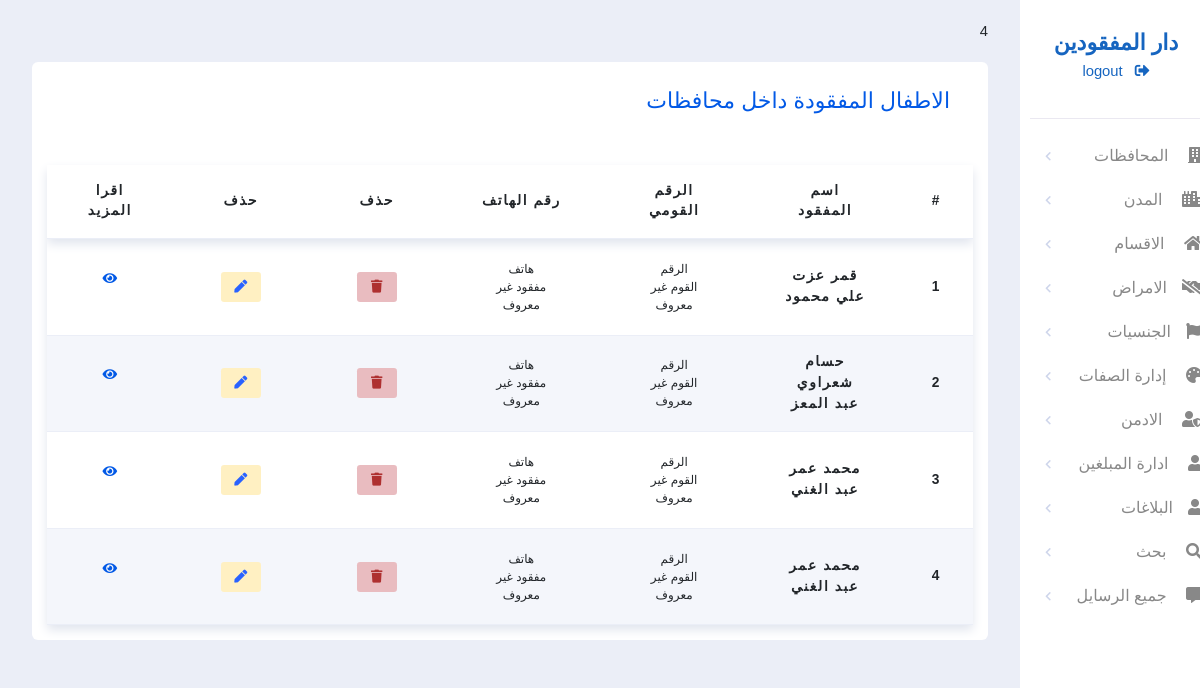
/admin/governorate_missing.php?id=119 (signed in), run on the app's committed database.
### tables this page shows
CREATE TABLE `missing` (
  `id` int(225) NOT NULL,
  `SSN` int(225) DEFAULT NULL,
  `age` int(11) DEFAULT NULL,
  `phone` int(50) NOT NULL,
  `First_Name` varchar(255) NOT NULL,
  `Mid_Name` varchar(255) NOT NULL,
  `Last_Name` varchar(255) NOT NULL,
  `relationWithMisssing` int(255) NOT NULL,
  `gender` int(50) NOT NULL,
  `nationality_code` int(11) NOT NULL,
  `missing_date` date NOT NULL,
  `governorate_code` int(50) NOT NULL,
  `city_code` int(50) NOT NULL,
  `department_code` int(50) NOT NULL,
  `notes` text NOT NULL,
  `hair_color` int(11) NOT NULL,
  `skin_color` int(50) NOT NULL,
  `eye_color` int(50) NOT NULL,
  `disease_code` int(50) NOT NULL,
  `height` int(255) NOT NULL,
  `weight` int(255) NOT NULL,
  `created_at` timestamp NOT NULL DEFAULT current_timestamp() ON UPDATE current_timestamp(),
  `image` varchar(225) NOT NULL,
  `added_by_admin` int(50) DEFAULT NULL,
  `missingType` int(4) NOT NULL,
  `added_by_citizines` int(225) DEFAULT NULL
);

### admin/governorate_missing.php (the view, shortened to what this page needs)
<?php
include('auth.php');
?>
<!DOCTYPE html>
<html lang="en">
<head>
    <link rel="stylesheet" href="assets/css/all.min.css">
    <link rel="stylesheet" href="assets/css/owl.carousel.min.css">
    <link rel="stylesheet" href="assets/css/bootstrap.min.css">
    <link rel="stylesheet" href="assets/css/dashboard.css">
    <link rel="stylesheet" href="assets/css/main.css">
    <link rel="stylesheet" href="assets/css/template.css">
    <link rel="stylesheet" href="assets/css/missing.css">
    <link rel="stylesheet" href="assets/css/table.css">
</head>
<body>
    <div class="view">
        <div class="row">
            <div class="col-lg-2">
            <?php
                if ($_SESSION['admin_dapartment_status']==1) {
                    include('template/side_bar_police.php');
                }
                elseif($_SESSION['admin_dapartment_status']==2)
                {
                    include('template/side_bar_hospital.php');
                }
                else{
                    include('template/side_bar_shelter.php');
                }
                            ?>
            </div>
            <div class="col-lg-10">
                <div class="side-right">
                    <?php
                    if (isset($_GET["id"])) {
                        $governorate_code_id =  $_GET['id'];
                        $sel = $con->prepare("SELECT * FROM missing WHERE governorate_code=:governorate_code");
                        $sel->bindparam('governorate_code', $governorate_code_id);
                        $sel->execute();
                        $fets = $sel->fetchAll();
                    }
                    ?>
                    <div class="content-template">
                        <div class="upper-template">
                            <div class="template-title">
                                <h2 class="h1"> الاطفال المفقودة داخل محافظات </h2>
                            </div>
                        </div>
                        <br>
                        <div class="table-template">
                            <table>
                                <thead>
                                    <tr>
                                        <th scope="col">#</th>
                                        <th scope="col"> اسم المفقود </th>
                                        <th scope="col">الرقم القومي</th>
                                        <th scope="col">رقم الهاتف</th>
                                        <th scope="col"> حذف</th>
                                        <th scope="col">حذف</th>
                                        <th scope="col">اقرا المزيد</th>
                                    </tr>
                                </thead>
                                <tbody>
                                    <?php
                                    $i = 0;
                                    foreach ($fets as $fet) {
                                        $i++;
                                    ?>
                                        <tr>
                                            <th scope="row"> <?php echo $i ?> </th>
                                            <th>                                              <?php
                                                if (empty($fet["First_Name"] && $fet["Mid_Name"] && $fet["Last_Name"] )) {
                                    echo 'اسم المفقود غير معروق';
                                                }
                                                else
                                                {
                                                    echo $fet["First_Name"] .' '. $fet["Mid_Name"] .' '. $fet["Last_Name"];
                                                }
?> </th>
                                            <td> <?php                                                if ($fet["SSN"]  == 0) {
                                                    echo 'الرقم القوم  غير معروف';
                                                }
                                                else
                                                {
                                                    echo $fet["SSN"] ;
                                                }
                                                ?>  </td>
                                            <td> <?php if ($fet["phone"] == 0) {
                                               echo 'هاتف مفقود غير معروف';
                                            }
                                            else
                                            {
                                                echo $fet["phone"];
                                            } ?> </td>
                                            <td>
                                                <p class="status status-unpaid">
                                                    <i class="fas fa-trash" onclick="delete_missing(<?php echo $fet['id'] ?>)"></i>
                                                </p>
                                            </td>
                                            <td>
                                                <p class="status status-pending">
                                                    <a href="EditMissing.php?id=<?php echo $fet['id'] ?>"> <i class="fas fa-pen"></i> </a>
                                                </p>
                                            </td>
                                            <td>
                                                <p>
                                                    <a href="missingdetailes.php?comment_code=<?php echo $fet['id'] ?>"> <i class="fas fa-eye blue"></i> </a>
                                                </p>
                                            </td>
                                        </tr>
                                    <?php
                                    }
                                    ?>
                                </tbody>
                            </table>
                        </div>
                    </div>
                </div>
            </div>
        </div>
</body>
</html>

### admin/assets/css/dashboard.css (style rules this page uses)
:root { --col-main :#1665C0; --col-main-dark :#43a5f5; --col-black : #222; --col-black-l : #666; --col-border: #E5E5E5; --col-gray-d : #9E9E9E; --col-border-d: #707070; --col-bg : #F7F7FA; --col-body-color:rgb(235, 238, 247); }
* { margin: 0; padding: 0; box-sizing: border-box; }
body { font-family: 'Inter', sans-serif; background-color: var(--col-body-color); font-size: .925rem; direction: rtl; }

### admin/assets/css/main.css (style rules this page uses)
:root { --main-color:#0259e6; --second-color:#4c5258; }
* { box-sizing: border-box; }
body { font-family: 'Lato', sans-serif; font-family: 'Roboto', sans-serif; direction: rtl; }

### admin/assets/css/template.css (style rules this page uses)
body { overflow-x: hidden; direction: rtl; font-family: 'Tajawal', sans-serif }
:root { --col-main :#1665C0; --col-main-dark :#43a5f5; --col-black : #222; --col-black-l : #666; --col-border: #E5E5E5; --col-gray-d : #9E9E9E; --col-border-d: #707070; --col-bg : #F7F7FA; --col-body-color:rgb(235, 238, 247); }
.view .side-right { background-color: var(--col-body-color); padding: 20px; }
.view .content-template { background: white; padding: 15px; border-radius: 6px; margin-top: 20px; }
.view .content-template .upper-template { display: flex; padding-right: 23px; margin-bottom: 20px; padding-top: 11px; justify-content: space-between; }
.view .content-template .upper-template .template-title { flex: 1; }
.view .content-template .upper-template .template-title h2 { color: var(--main-color); font-size: 22px; }
.view .content-template .table-template .blue { color: var(--main-color); }
.view .content-template .table-template td i { font-size: 13px; margin-right: 5px; margin-left: 5px; }
a { text-decoration: none; }
tr { border-bottom: 1px solid var(--col-body-color) !important; }

### admin/assets/css/missing.css (style rules this page uses)
:root { --col-main :#1665C0; --col-main-dark :#43a5f5; --col-black : #222; --col-black-l : #666; --col-border: #E5E5E5; --col-gray-d : #9E9E9E; --col-border-d: #707070; --col-bg : #F7F7FA; --col-active:rgb(0, 224, 0); --col-not-active:rgb(252, 67, 21); }

### admin/assets/css/table.css (style rules this page uses)
table { border-collapse: collapse; box-shadow: 0 5px 10px #e1e5ee; background-color: white; text-align: center; overflow: hidden; width: 100%; }
table thead { box-shadow: 0 5px 10px #e1e5ee; }
table th { padding: 1rem 2rem; letter-spacing: 0.10rem; font-size: .86rem; font-weight: 900; }
table td { padding: 1.3rem 3rem; border-bottom: 1px dashed rgb(138, 135, 135); font-size: 12px; }
table a { text-decoration: none; color: #2962ff; }
table .status { border-radius: 0.2rem; background-color: red; text-align: center; padding: 6px 0px; width: 40px; margin: auto; }
table .status-pending { background-color: #fff0c2; color: #a68b00; }
table .status-unpaid { background-color: #e9bcc0; color: #ae3030; }
table tr:nth-child(even) { background-color: #f4f6fb; }

### data on the page
missing: First_Name "قمر", Mid_Name "عزت", Last_Name "علي محمود", shows "الرقم القوم غير معروف", phone "هاتف مفقود غير معروف"
missing: First_Name "حسام", Mid_Name "شعراوي", Last_Name "عبد المعز", shows "الرقم القوم غير معروف", phone "هاتف مفقود غير معروف"
missing: First_Name "محمد", Mid_Name "عمر", Last_Name "عبد الغني", shows "الرقم القوم غير معروف", phone "هاتف مفقود غير معروف"
missing: First_Name "محمد", Mid_Name "عمر", Last_Name "عبد الغني", shows "الرقم القوم غير معروف", phone "هاتف مفقود غير معروف"
